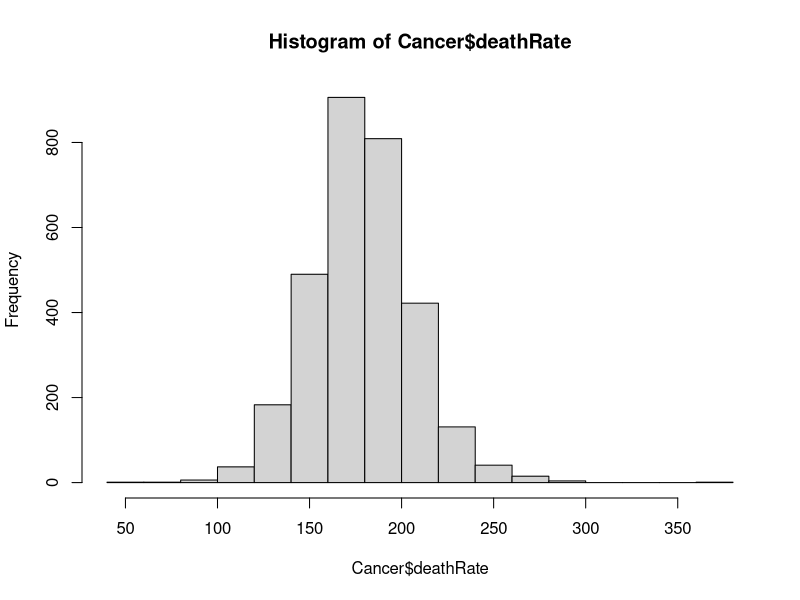

Write R code to recreate this figure.
## ---- chunk 1
knitr::opts_chunk$set(echo = TRUE)
## ---- chunk 2
setwd('~/Documents/MIDS/W203/hw/Lab_1/Cancer_EDA')
Cancer = read.csv('cancer.csv')
## ---- chunk 3
head(Cancer)
colnames(Cancer)
summary(Cancer)
## ---- chunk 4
maxMedianAge <- max(Cancer$MedianAge)
indexWithMaxMedianAge <- which(Cancer$MedianAge == maxMedianAge)
Cancer[indexWithMaxMedianAge,]
## ---- chunk 5
hist(Cancer$deathRate)
## ---- chunk 6
cor(Cancer$deathRate, Cancer$medIncome)
cor(Cancer$deathRate, Cancer$povertyPercent)
cor(Cancer$deathRate, Cancer$PctHS25_Over)
cor(Cancer$deathRate, Cancer$PctBachDeg25_Over)
cor(Cancer$deathRate, Cancer$PctBachDeg18_24)
cor(Cancer$deathRate, Cancer$PctEmployed16_Over)
cor(Cancer$deathRate, Cancer$PctUnemployed16_Over)
cor(Cancer$deathRate, Cancer$PctPrivateCoverage)
cor(Cancer$deathRate, Cancer$PctEmpPrivCoverage)
cor(Cancer$deathRate, Cancer$PctPublicCoverage)
## ---- chunk 7
summary(Cancer$PctEmployed16_Over)
newFrame <- data.frame(Cancer$PctEmployed16_Over, Cancer$deathRate)
newFrame <- na.omit(newFrame)
cor(newFrame)
